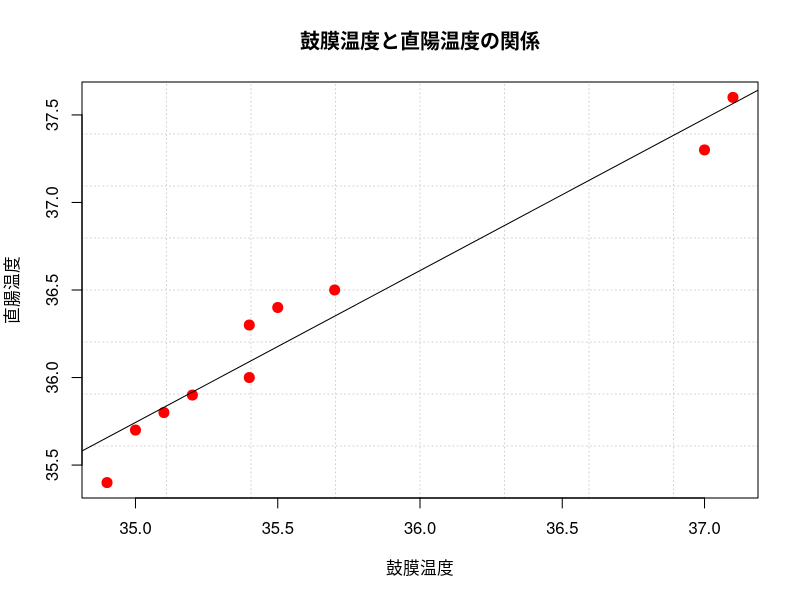

Write R code to recreate this figure.
var_1 <- c(37.1,35.1,35.5,34.9,35.4,37.0,35.0,35.4,35.2,35.7)
var_2 <- c(37.6,35.8,36.4,35.4,36.0,37.3,35.7,36.3,35.9,36.5)
data<-data.frame(var_1,var_2)
plot(
  data,
  main="鼓膜温度と直陽温度の関係",
  xlab="鼓膜温度",
  ylab="直腸温度",
  pch=20,
  col="red",
  cex=2,
  panel.first=grid(8,8)
)

coef<- cor(var_1,var_2)
salse.lm <- lm(var_2~var_1,data=data)
abline(salse.lm)